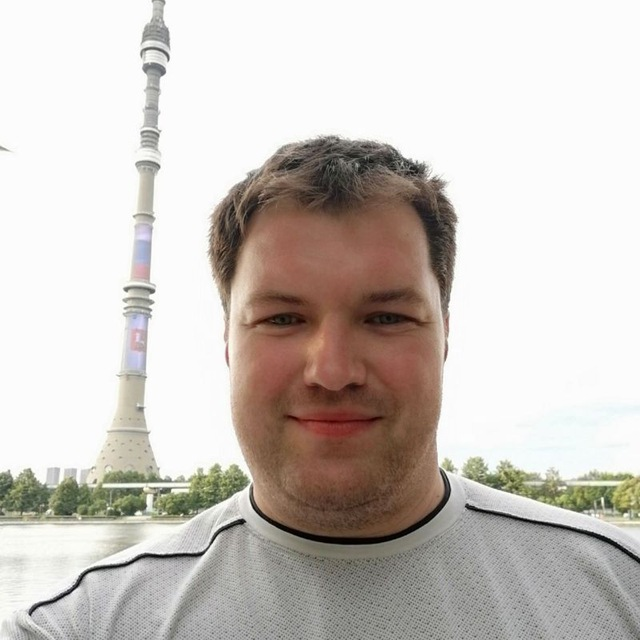
//> input picture python/3/input.jpg, 640 x 640 px
$ ./3 input.jpg 3 100   (built with g++ and OpenCV 4)
//> lines starting //> are read from the running program, lines starting //| are printed output that depends on the picture

#include <iostream>
#include <opencv2/opencv.hpp>

using namespace cv;
using namespace std;

void followEdges(int x, int y, Mat &magnitude, int tUpper, int tLower, Mat &edges) {

    edges.at<float>(y, x) = 255;

    for (int i = -1; i < 2; i++) {
        for (int j = -1; j < 2; j++) {
            if((i != 0) && (j != 0) && (x + i >= 0) && (y + j >= 0) && (x + i <= magnitude.cols) && (y + j <= magnitude.rows)){

                if((magnitude.at<float>(y + j, x + i) > tLower) && (edges.at<float>(y + j, x + i) != 255)) {
                    followEdges(x + i, y + j, magnitude, tUpper, tLower, edges);
                }
            }
        }
    }
}

void edgeDetect(Mat &magnitude, int tUpper, int tLower, Mat &edges) {

    int rows = magnitude.rows;
    int cols = magnitude.cols;

    edges = Mat(magnitude.size(), CV_32F, 0.0);

    for (int x = 0; x < cols; x++) {
        for (int y = 0; y < rows; y++) {
            if (magnitude.at<float>(y, x) >= tUpper){
                followEdges(x, y, magnitude, tUpper, tLower, edges);
            }
        }
    }

}

void nonMaximumSuppression(Mat &magnitudeImage, Mat &directionImage) {

    Mat checkImage = Mat(magnitudeImage.rows, magnitudeImage.cols, CV_8U);

    MatIterator_<float>itMag = magnitudeImage.begin<float>();
    MatIterator_<float>itDirection = directionImage.begin<float>();

    MatIterator_<unsigned char>itRet = checkImage.begin<unsigned char>();

    MatIterator_<float>itEnd = magnitudeImage.end<float>();

    for (; itMag != itEnd; ++itDirection, ++itRet, ++itMag) {
        const Point pos = itRet.pos();

        float currentDirection = atan(*itDirection) * (180 / 3.142);

        while(currentDirection < 0) currentDirection += 180;

        *itDirection = currentDirection;

        if (currentDirection > 22.5 && currentDirection <= 67.5) {
            if(pos.y > 0 && pos.x > 0 && *itMag <= magnitudeImage.at<float>(pos.y - 1, pos.x - 1)) {
                magnitudeImage.at<float>(pos.y, pos.x) = 0;
            }
            if(pos.y < magnitudeImage.rows-1 && pos.x < magnitudeImage.cols-1 && *itMag <= magnitudeImage.at<float>(pos.y + 1, pos.x + 1)) {
                magnitudeImage.at<float>(pos.y, pos.x) = 0;
            }
        }
        else if(currentDirection > 67.5 && currentDirection <= 112.5) {
            if(pos.y > 0 && *itMag <= magnitudeImage.at<float>(pos.y-1, pos.x)) {
                magnitudeImage.at<float>(pos.y, pos.x) = 0;
            }
            if(pos.y<magnitudeImage.rows-1 && *itMag<=magnitudeImage.at<float>(pos.y+1, pos.x)) {
                magnitudeImage.at<float>(pos.y, pos.x) = 0;
            }

        }
        else if(currentDirection > 112.5 && currentDirection <= 157.5) {
            if(pos.y>0 && pos.x<magnitudeImage.cols-1 && *itMag<=magnitudeImage.at<float>(pos.y-1, pos.x+1)) {
                magnitudeImage.at<float>(pos.y, pos.x) = 0;;
            }
            if(pos.y < magnitudeImage.rows-1 && pos.x>0 && *itMag<=magnitudeImage.at<float>(pos.y+1, pos.x-1)) {
                magnitudeImage.at<float>(pos.y, pos.x) = 0;
            }
        }
        else {
            if(pos.x > 0 && *itMag <= magnitudeImage.at<float>(pos.y, pos.x-1)) {
                magnitudeImage.at<float>(pos.y, pos.x) = 0;
            }
            if(pos.x < magnitudeImage.cols-1 && *itMag <= magnitudeImage.at<float>(pos.y, pos.x+1)) {
                magnitudeImage.at<float>(pos.y, pos.x) = 0;
            }
        }


    }


}


void MyCanny(Mat &src, Mat &edges, int upperThresh, int lowerThresh) {


    Mat image = src.clone();;

    GaussianBlur(src, image, Size(3, 3), 1.5);

    Mat magX = Mat(src.rows, src.cols, CV_32F);
    Mat magY = Mat(src.rows, src.cols, CV_32F);
    Sobel(image, magX, CV_32F, 1, 0, 3);
    Sobel(image, magY, CV_32F, 0, 1, 3);

    Mat slopes = Mat(image.rows, image.cols, CV_32F);
    divide(magY, magX, slopes);

    Mat sum = Mat(image.rows, image.cols, CV_64F);
    Mat prodX = Mat(image.rows, image.cols, CV_64F);
    Mat prodY = Mat(image.rows, image.cols, CV_64F);
    multiply(magX, magX, prodX);
    multiply(magY, magY, prodY);
    sum = prodX + prodY;
    sqrt(sum, sum);

    Mat magnitude = sum.clone();

    nonMaximumSuppression(magnitude, slopes);

    edgeDetect(magnitude, upperThresh, lowerThresh, edges);


}


int main(int argc, const char * argv[])
{

    Mat input;
    input = imread(argv[1], 0);
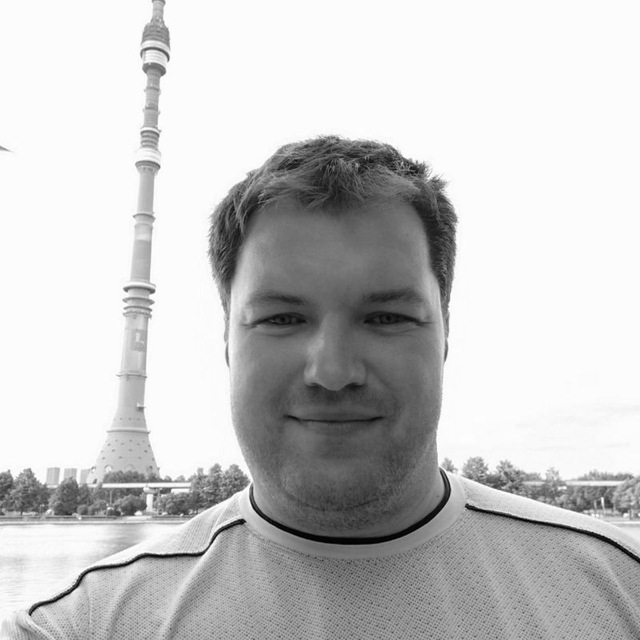
//> input: 640 rows x 640 cols, CV_8UC1; min 0, max 255, mean 198.7
    int tUpper = atoi(argv[2]);
//> tUpper = 3
    int tLower = atoi(argv[3]);
//> tLower = 100

    Mat edges;

    MyCanny(input, edges, tUpper, tLower);
//> in MyCanny, `Sobel(image, magY, CV_32F, 0, 1, 3);`:
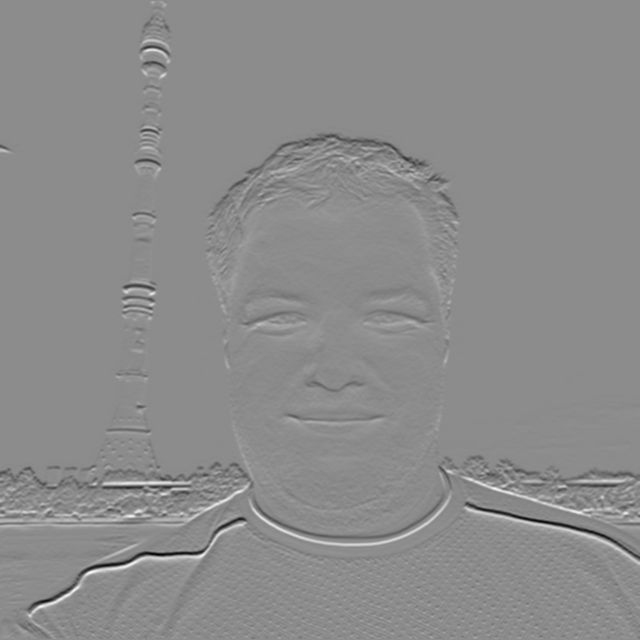
//> magY: 640 rows x 640 cols, CV_32FC1; min -600, max 492, mean -1.2; drawn with min black and max white
//> in MyCanny, `divide(magY, magX, slopes);`:
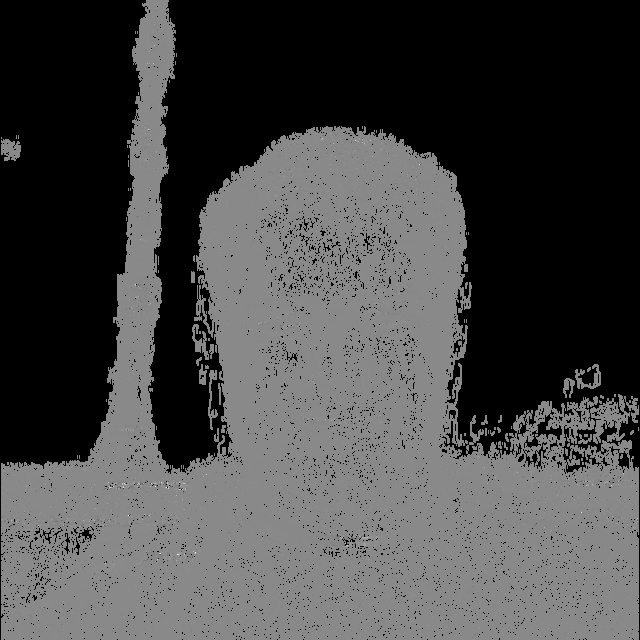
//> slopes: 640 rows x 640 cols, CV_32FC1; 48.77% of the values are NaN or infinite; the others: min -497, max 427, mean 0.0131; drawn with min black, max white, NaN and infinite black
//> in MyCanny, `Mat magnitude = sum.clone();`:
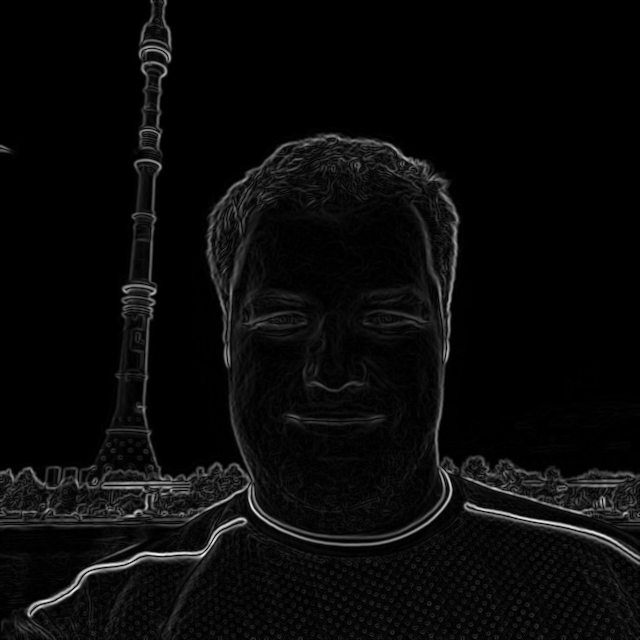
//> magnitude: 640 rows x 640 cols, CV_32FC1; min 0, max 601.8, mean 23.8; drawn with min black and max white
//> after the loop in nonMaximumSuppression, `for (; itMag != itEnd; ++itDirection, ++itRet, ++itMag)`:
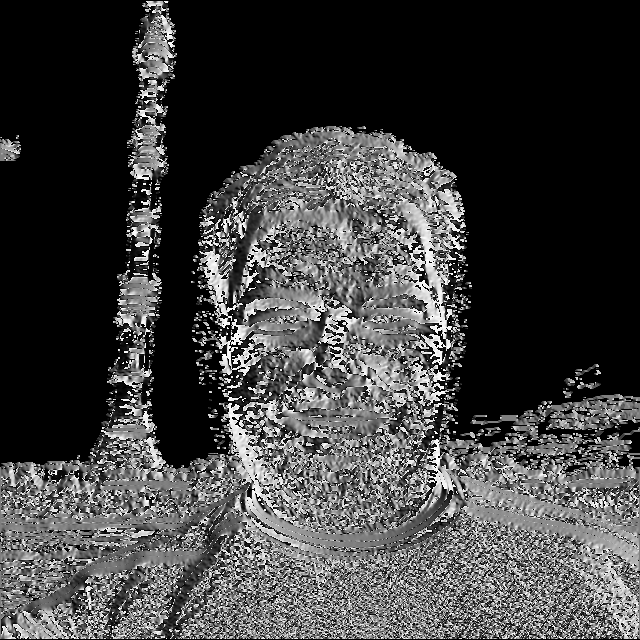
//> directionImage: 640 rows x 640 cols, CV_32FC1; 46.73% of the values are NaN or infinite; the others: min 0, max 179.8, mean 84.81; drawn with min black, max white, NaN and infinite black
//> after the loop in nonMaximumSuppression, `for (; itMag != itEnd; ++itDirection, ++itRet, ++itMag)`:
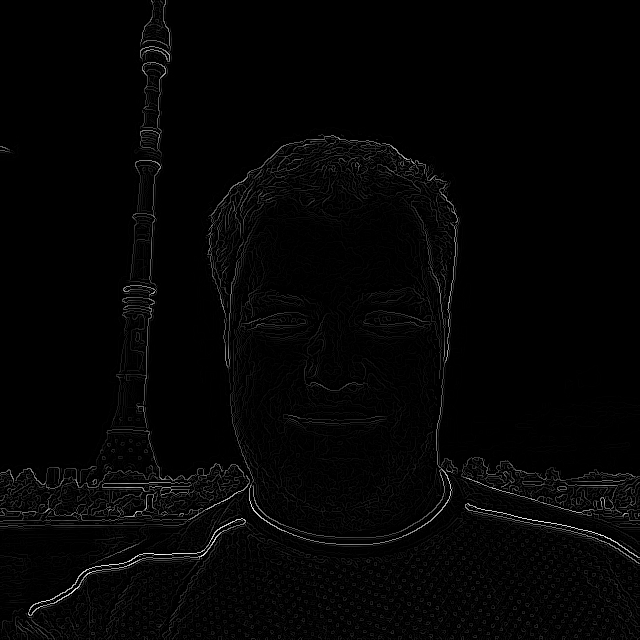
//> magnitudeImage: 640 rows x 640 cols, CV_32FC1; min 0, max 601.8, mean 10.7; drawn with min black and max white
//> after the loop in nonMaximumSuppression, `for (; itMag != itEnd; ++itDirection, ++itRet, ++itMag)`: checkImage: 640 rows x 640 cols, CV_8UC1; every value is 0
//> after the loop in edgeDetect, `for (int x = 0; x < cols; x++)`:
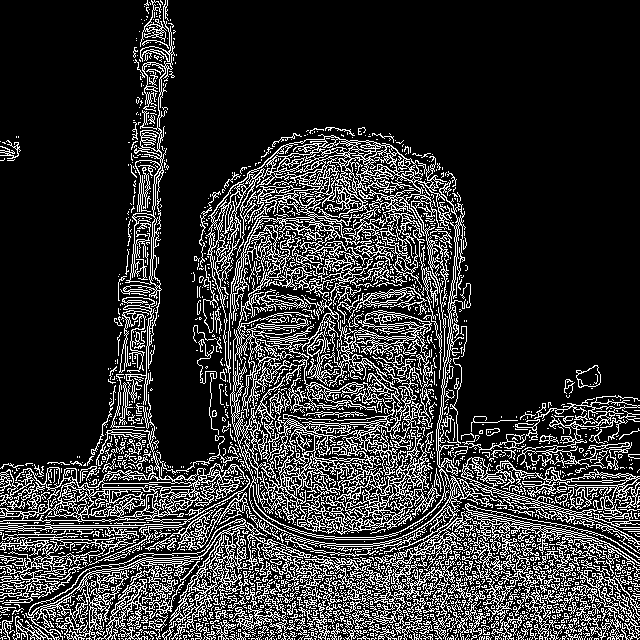
//> edges: 640 rows x 640 cols, CV_32FC1; 19.5% white in thin lines or dots

    string s1 = "edge";
    string s2 = argv[1];
//> s2 = "input.jpg"
    string outName = s1 + s2;
//> outName = "edgeinput.jpg"

    imshow("original", input);
    imshow(outName, edges);
    waitKey();


    return 0;
}
